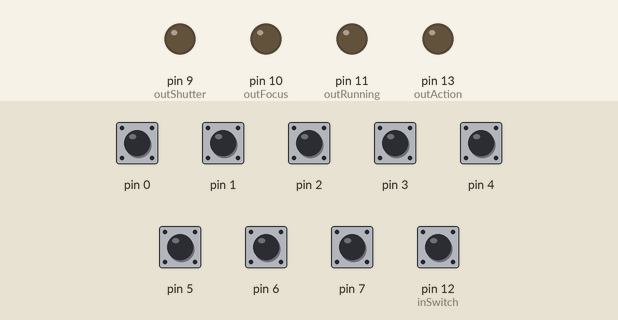
Bench run of a sketch on a simulated Arduino Uno, built with avr-gcc and run on an emulated ATmega328P. On the bench: output pins drawn as LEDs (lit = HIGH). Dashed ring = blinking. Inputs (shaded band) come from the test bench; at power-on: pin 0–7, pin 12 (inSwitch) HIGH.

Above: at 1.2 s.
1.3 s: pin 12 (inSwitch) pulled LOW for 0.15 s
At 2.4 s:
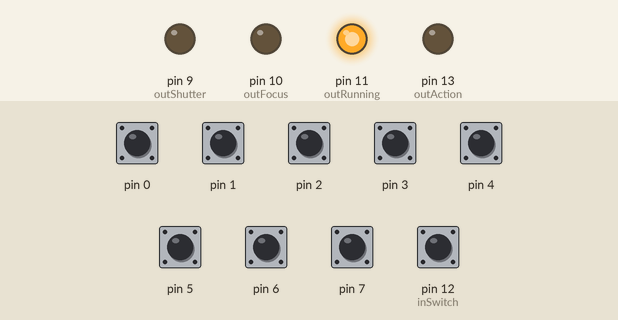
2.9 s: pin 0 pulled LOW for 1 s
At 3.14 s:
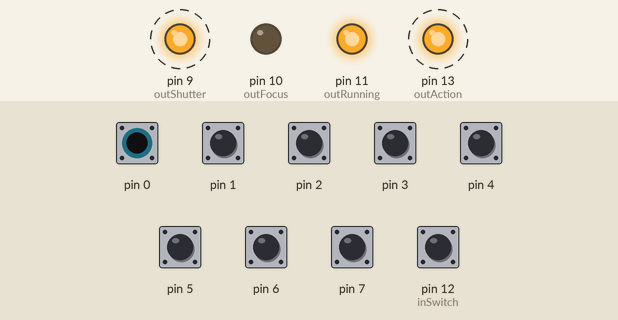
5.8 s: pin 12 (inSwitch) pulled LOW for 1 s
At 7.0 s:
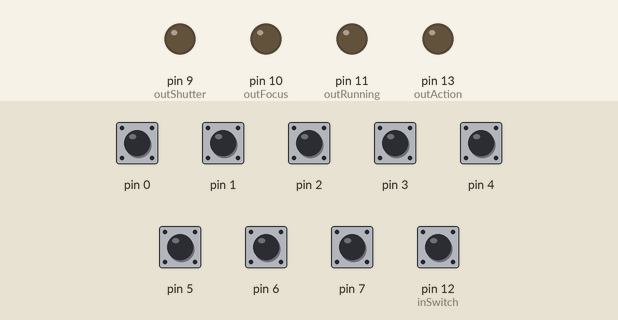
Timing chart, 0 to 8.8 s (numbered marks = the images above; inputs shaded):
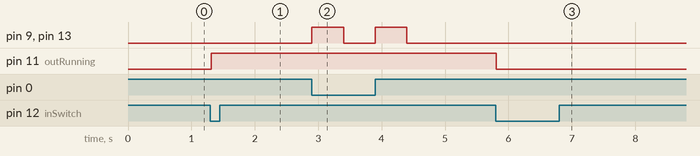

The sketch:

lumix_intervalometer.ino
```cpp
/*
  Panasonic/Lumix Intervalometer
  Triggers shutter via remote control port (coupled via optocouplers).
 */

/***** BEGIN IO initialization *****/

const int inSwitch    = 12; // push button to change the running state with
const int outRunning  = 11; // LED to display the running state (on when running)
const int outAction   = 13; // LED to display the action state (on when triggering)
const int outFocus    = 10; // optocoupler to trigger focus
const int outShutter  = 9;  // optocoupler to trigger shutter
                            // pins 0-7 are used as input switches for timing

void setAsInput(int pin) {
  pinMode(pin, INPUT);
  digitalWrite(pin, HIGH); // turn on Atmega's pullup resistor
}

void setup() {
  setAsInput(inSwitch);
  for (int i = 0; i < 8; i++) {
    setAsInput(i);
  }
  pinMode(outRunning, OUTPUT);
  pinMode(outAction, OUTPUT);
  pinMode(outFocus, OUTPUT);
  pinMode(outShutter, OUTPUT);
}

/***** END IO initialization *****/


/***** BEGIN loop *****/

unsigned long curTime = 0;
unsigned long nextActiveChangeTime = 0;
const int actionDuration = 500;

void loop() {
  curTime = millis();
  checkRunning();
  performAction();
}

/***** END loop *****/


/***** BEGIN switch to choose between running/sleeping *****/

boolean running = false;      // are we intervalometering?

int prevSwitch = HIGH;
int debounceSwitch = HIGH;
unsigned long prevSwitchDebounceTime = 0;
const int debounceInterval = 10;

void checkRunning() {
  int curSwitch = digitalRead(inSwitch);
  // debounce button
  if (curSwitch != debounceSwitch) {
    prevSwitchDebounceTime = curTime;
  }
  debounceSwitch = curSwitch;
  if (curTime - prevSwitchDebounceTime > debounceInterval) {
    // act upon fresh button presses
    if (prevSwitch == HIGH && curSwitch == LOW) {
      running = !running;
      digitalWrite(outRunning, running);
      if (running) {
        nextActiveChangeTime = curTime;
      }
    }
    prevSwitch = curSwitch;
  }
}

/***** END running switch *****/


/***** BEGIN action stuff *****/

unsigned long actionInterval() {
  unsigned long interval = 0;
  for (int i = 0; i < 8; i++) {
    if (digitalRead(i) == LOW) {
      interval += 1 << i;
    }
  }
  if (interval > 0) {
    interval = interval * 1000 - actionDuration;
  }
  return interval;
}
boolean active = false;       // are we executing the action?

void performAction() {
  if (curTime >= nextActiveChangeTime) {
    unsigned long curActionInterval = actionInterval();
    if ((running && curActionInterval > 0) || active) {
      active = !active;
      digitalWrite(outAction, active);
      digitalWrite(outShutter, active);
    }
    nextActiveChangeTime = curTime + (active ? actionDuration : curActionInterval);
  }
}

/***** END action stuff *****/
```

Measured:
- after the input at 1.3 s, pin 11 (outRunning): LOW → HIGH at once
- after the input at 2.9 s, pin 9 (outShutter), pin 13 (outAction): alternates HIGH for 0.50 s and LOW for 0.50 s, 4 changes in all, then stays LOW, starting at once
- after the input at 5.8 s, pin 11 (outRunning): HIGH → LOW at once
